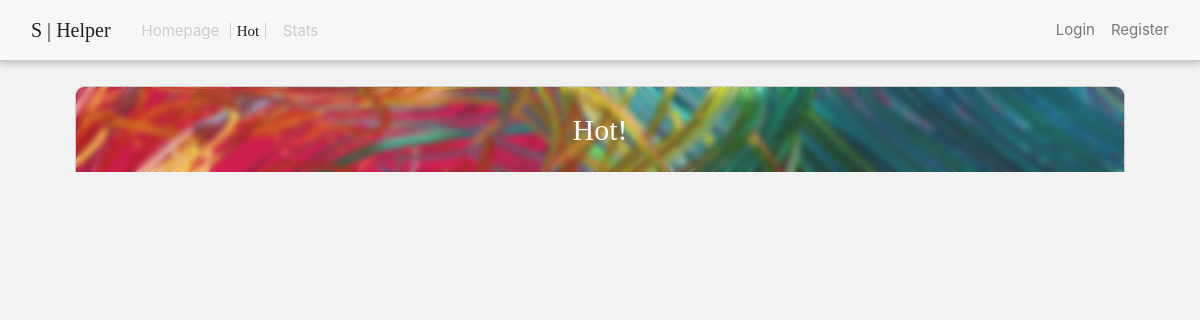
The app's page /hot, older data.
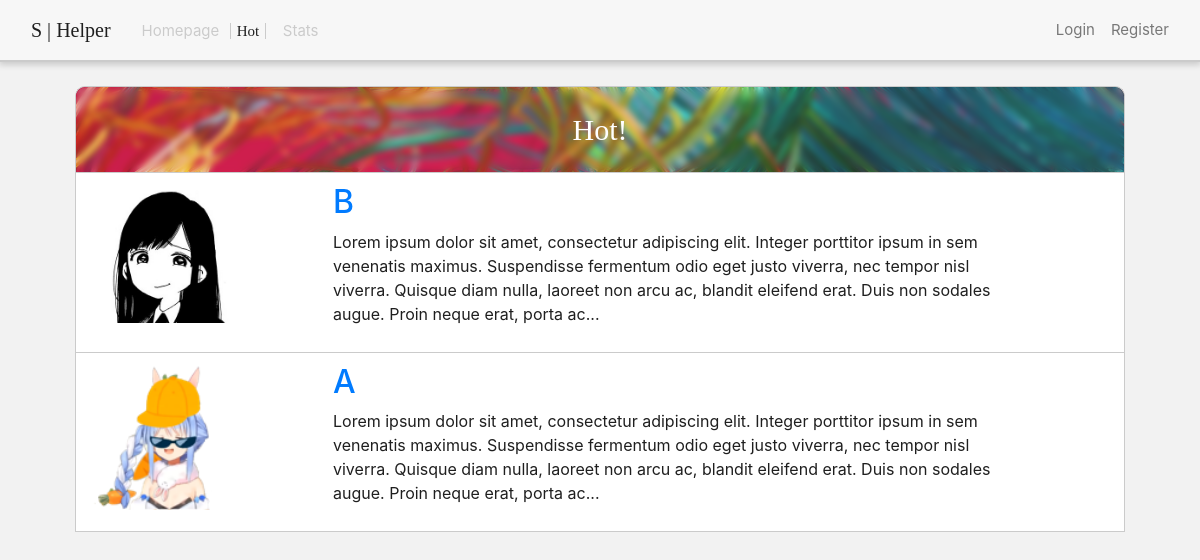
The same page, newer data.
### hub/models.py (models this page shows, shortened)
class Post(db.Model):
    id = db.Column(db.Integer, primary_key=True)
    title = db.Column(db.String(100), nullable=False)
    date_posted = db.Column(db.DateTime, nullable=False, default=datetime.utcnow)
    content = db.Column(db.Text, nullable=False)
    user_id = db.Column(db.Integer, db.ForeignKey('user.id'), nullable=False)

class User(db.Model, UserMixin):
    id = db.Column(db.Integer, primary_key=True)
    username = db.Column(db.String(20), unique=True, nullable=False)
    email = db.Column(db.String(120), unique=True, nullable=False)
    image_file = db.Column(db.String(20), nullable=False, default='default.jpg')
    password = db.Column(db.String(60), nullable=False)
    posts = db.relationship('Post', backref='author', lazy=True)

### hub/routes.py (the view)
@app.route('/hot')
def hot():
    return render_template(
        'hot.html',
        posts = Post.query.order_by(Post.date_posted.desc()).all(),
        )

### hub/templates/hot.html
{% extends 'no_sidebar.index.html' %}
{% block navbar %}
	<div class="cpx-15 button_cont">
		<a class="button_txt right_mar sf_semibold_sel dehigh" href="{{ url_for('front') }}">Homepage</a>
		<a class="button_txt middle_mar dehigh sf_semibold_sel button_txt sf_semibold_sel right_mar sf_semibold black_1f" href="{{ url_for('hot') }}">Hot</a>
		<a class="button_txt dehigh sf_semibold_sel left_mar" href="{{ url_for('stats') }}">Stats</a>
	</div>
{% endblock %}
{% block body %}
<div class="pt7-sh">
	<div class="hot_bgbg">
		<div class="backgore3 imag_pudding2 text-center">
			<p class="sf_semibold font_30 mb-0px white_font">Hot!</p>
		</div>
	</div>
    {% for post in posts %}
        <article class="media posts_bg row">
          <div class="col-md-3">
          	<img class="article_image" src="{{ url_for('static', filename='profile_pics/' + post.author.image_file) }}">
          </div>
          <div class="col-md-9">
            <h2><a class="" href="{{ url_for('post', post_id=post.id) }}">{{ post.title }}</a></h2>
            <p class="">{{ post.content | truncate(300) | safe  }}</p>
           </div>
        </article>
    {% endfor %}
</div>
{% endblock %}

Row changes from the older to the newer data that the page shows:
added Post: image_file (placeholder picture), title "B", content "Lorem ipsum dolor sit amet, consectetur adipiscing elit. Integer porttitor ipsum in sem venenatis maximus. Suspendisse fermentum odio eget justo viverra, nec tempor nisl viverra. Quisque diam nulla, laoreet non arcu ac, blandit eleifend erat. Duis non sodales augue. Proin neque erat, porta ac..."
added Post: image_file (picture), title "A", content "Lorem ipsum dolor sit amet, consectetur adipiscing elit. Integer porttitor ipsum in sem venenatis maximus. Suspendisse fermentum odio eget justo viverra, nec tempor nisl viverra. Quisque diam nulla, laoreet non arcu ac, blandit eleifend erat. Duis non sodales augue. Proin neque erat, porta ac..."
